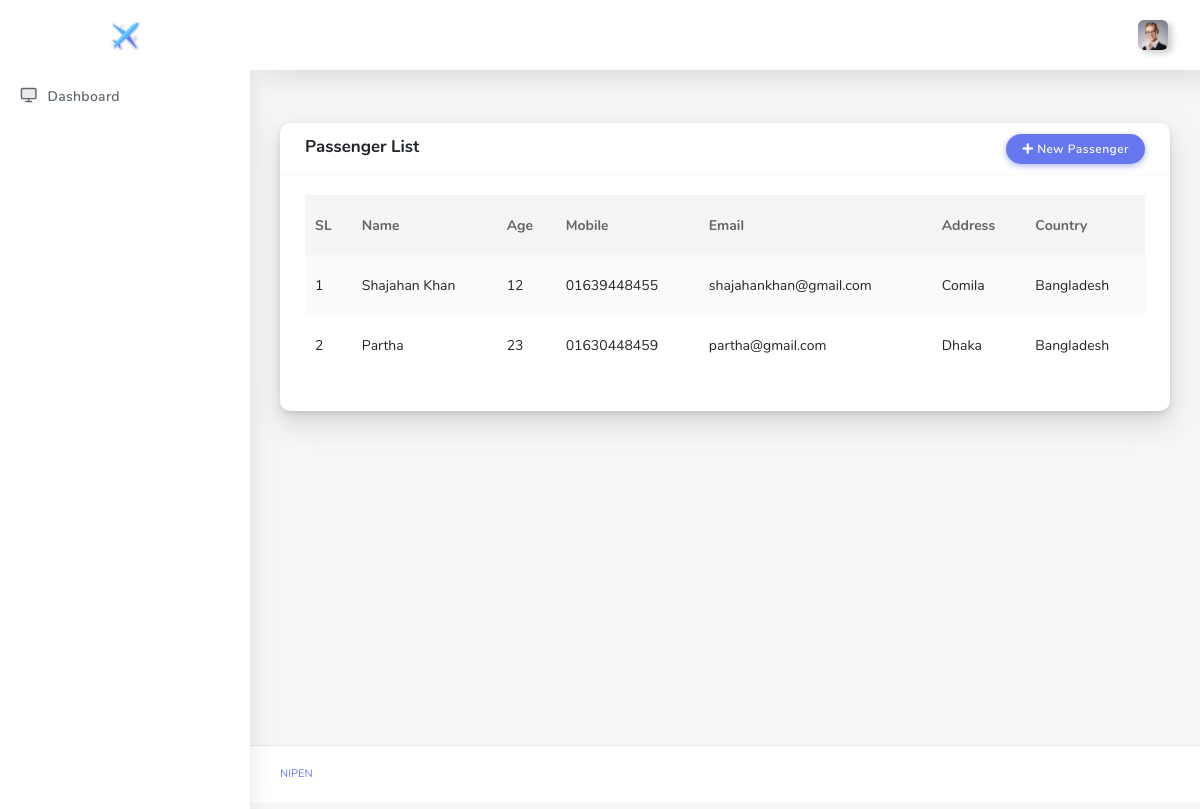
The app's page /passengerList.php (signed in) with its own data.
### tables this page shows
CREATE TABLE `passengers` (
  `id` bigint UNSIGNED NOT NULL,
  `name` varchar(255) NOT NULL,
  `email` varchar(255) NOT NULL,
  `mobile` varchar(255) NOT NULL,
  `age` varchar(255) NOT NULL,
  `address` varchar(255) NOT NULL,
  `country` varchar(255) NOT NULL,
  `password` varchar(255) NOT NULL,
  `password_confirmation` varchar(255) NOT NULL
);

### passengerList.php (the view, shortened to what this page needs)
<!DOCTYPE html>
<html lang="en">
<link rel="stylesheet" href="assets/bundles/datatables/datatables.min.css">
<link rel="stylesheet" href="assets/bundles/datatables/DataTables-1.10.16/css/dataTables.bootstrap4.min.css">
<body>
<div id="app">
    <div class="main-wrapper main-wrapper-1">
        <?php require_once 'backend/connection.php'; ?>
        <?php include 'partials/sidebar.php'; ?>
        <div class="main-content">
            <section class="section">
                <div class="row">
                    <div class="col-12">
                        <div class="card">
                            <div class="card-header">
                                <div style="display: flex; justify-content: space-between; width: 100%;">
                                    <h4>Passenger List</h4>
                                    <a href="newPassenger.php" class="btn btn-primary" style="color: white">
                                        <i class="fa fa-plus"></i>
                                        New Passenger
                                    </a>
                                </div>
                            </div>
                            <div class="card-body">
                                <div class="table-responsive">
                                    <table class="table table-striped table-hover" id="save-stage" style="width:100%;">
                                        <thead>
                                        <tr>
                                            <th>SL</th>
                                            <th>Name</th>
                                            <th>Age</th>
                                            <th>Mobile</th>
                                            <th>Email</th>
                                            <th>Address</th>
                                            <th>Country</th>
                                        </tr>
                                        </thead>
                                        <tbody>
                                        <?php
                                        $sql = "SELECT * FROM passengers  ORDER BY passengers.id DESC";
                                        $result = mysqli_query($conn, $sql);
                                        $std_num = 1;
                                        while ($row = mysqli_fetch_array($result, MYSQLI_ASSOC)) {
                                            echo "<tr>";
                                            echo "<td>" . $std_num . "</td>";
                                            echo "<td>" . $row['name'] . "</td>";
                                            echo "<td>" . $row['age'] . "</td>";
                                            echo "<td>" . $row['mobile'] . "</td>";
                                            echo "<td>" . $row['email'] . "</td>";
                                            echo "<td>" . $row['address'] . "</td>";
                                            echo "<td>" . $row['country'] . "</td>";
                                            echo "</tr>";
                                            $std_num++;
                                        }
                                        ?>
                                        </tbody>
                                    </table>
                                </div>
                            </div>
                        </div>
                    </div>
                </div>
            </section>
        </div>
    </div>
</div>
</body>
</html>

### records on screen
passengers: name "Shajahan Khan", age "12", mobile "01639448455", email "shajahankhan@gmail.com", address "Comila", country "Bangladesh"
passengers: name "Partha", age "23", mobile "01630448459", email "partha@gmail.com", address "Dhaka", country "Bangladesh"
